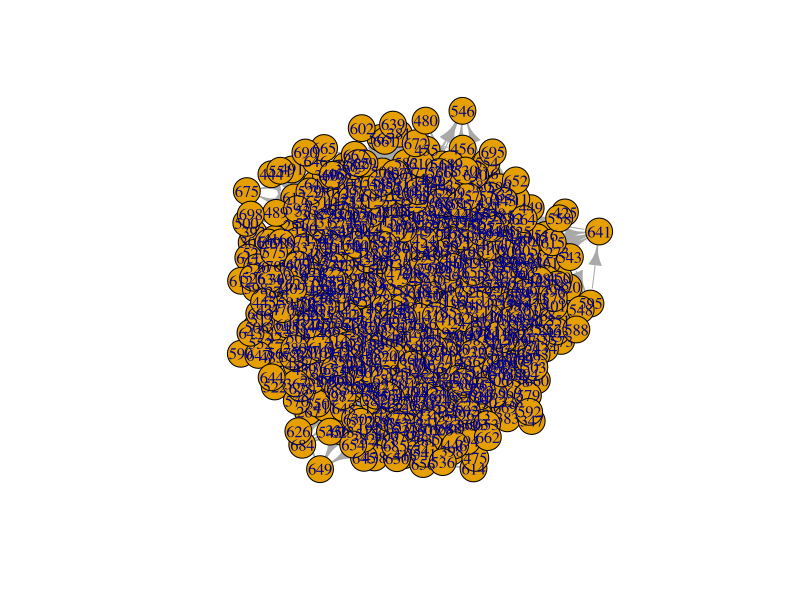

R code for this plot:
#***********#
# Questão 1 #
#***********#

# Q1.R #

#' Script para resolução questão 1 da segunda fase da
#' Liga Brasileira de Computação 2019
#'
#' @author
#' Alice Câmara, Igor Brandão, Lukas Iohan

# ---- IMPORT SECTION ----

# Import the necessary libraries
library(igraph)

#*******************************************************************************************#

# ---- ITEM A ----

# Importa o dataSet para variável local
dataSet <- read.table(file = './Q1/network_unw.tsv', sep = '\t', header = TRUE)

# Converte os dados csv para um objeto igraph
graph <- graph.data.frame(dataSet)

# Calcula o caminho mais curto entre 2 vértices
shortestPath <- get.shortest.paths(graph, from=V(graph)[name==0], to=V(graph)[name==500])

# Imprime o caminho mais curto de 0 a 500
print(shortestPath[1])

# Resposta
# 0 15 3 500

#*******************************************************************************************#

# ---- ITEM B ----

# Resposta
# 0 16 6 9 500

#*******************************************************************************************#

# ---- ITEM C ----

# Importa o dataSet para variável local
dataSet <- read.table(file = './Q1/network_3.tsv', sep = '\t', header = TRUE)

# Converte os dados csv para um objeto igraph
graph <- graph.data.frame(dataSet)

# Calcula o caminho mais curto entre 2 vértices

# Primeira parte do caminho
shortestPath <- get.shortest.paths(graph, from=V(graph)[name==411], to=V(graph)[name==699],
                                   weights=E(graph)$X22, mode='all')$vpath

# Segunda parte do caminho
shortestPath2 <- get.shortest.paths(graph, from=V(graph)[name==699], to=V(graph)[name==698],
                                   weights=E(graph)$X22, mode='all')$vpath

# Terceira parte do caminho
shortestPath3 <- get.shortest.paths(graph, from=V(graph)[name==698], to=V(graph)[name==411],
                                    weights=E(graph)$X22, mode='all')$vpath

print(shortestPath)
print(shortestPath2)
print(shortestPath3)

# Resposta
# 411 2 5 70 699 70 5 2 246 698 246 2 411

#*******************************************************************************************#

# ---- ITEM D ----

# Importa o dataSet para variável local
dataSet <- read.table(file = './Q1/network_3_no_rep.tsv', sep = '\t', header = TRUE)

# Converte os dados csv para um objeto igraph
graph <- graph.data.frame(dataSet)

# Calcula o caminho mais curto entre 2 vértices

# Primeira parte do caminho (OK)
shortestPath <- get.shortest.paths(graph, from=V(graph)[name==699], to=V(graph)[name==698],
                                   weights=E(graph)$X22, mode='all')$vpath

# Segunda parte do caminho (OK)
shortestPath2 <- get.shortest.paths(graph, from=V(graph)[name==698], to=V(graph)[name==697],
                                    weights=E(graph)$X22, mode='all')$vpath

# Terceira parte do caminho (aqui repete :X o 17)
# Solução: Fiz uma classificação manual desta última parte no excel
shortestPath3 <- get.shortest.paths(graph, from=V(graph)[name==697], to=V(graph)[name==699],
                                    mode='all')$vpath

# Caminhos possíveis
# 697	5	112	164	699 (Custo 143)
# 697	5	111	311	699 (Custo 233)
# 697	5	6	400	699 (Custo 129)

# 697	7	104	164	699 (Custo 126)
# 697	7	14	311	699 (Custo 170)
# 697	7	18	400	699 (Custo 177)

# 697	20	59	3	699 (Custo 224)

# 697	85	311	699	(Custo 186)

# Fiz uma classificação manual desta última parte no excel
get.shortest.paths(graph, from=V(graph)[name==5], to=V(graph)[name==699], mode='all')

print(shortestPath)
print(shortestPath2)
print(shortestPath3)

plot(graph)

# Resposta
# 699 3 617 698 269 8 17 697 7 104 164 699
